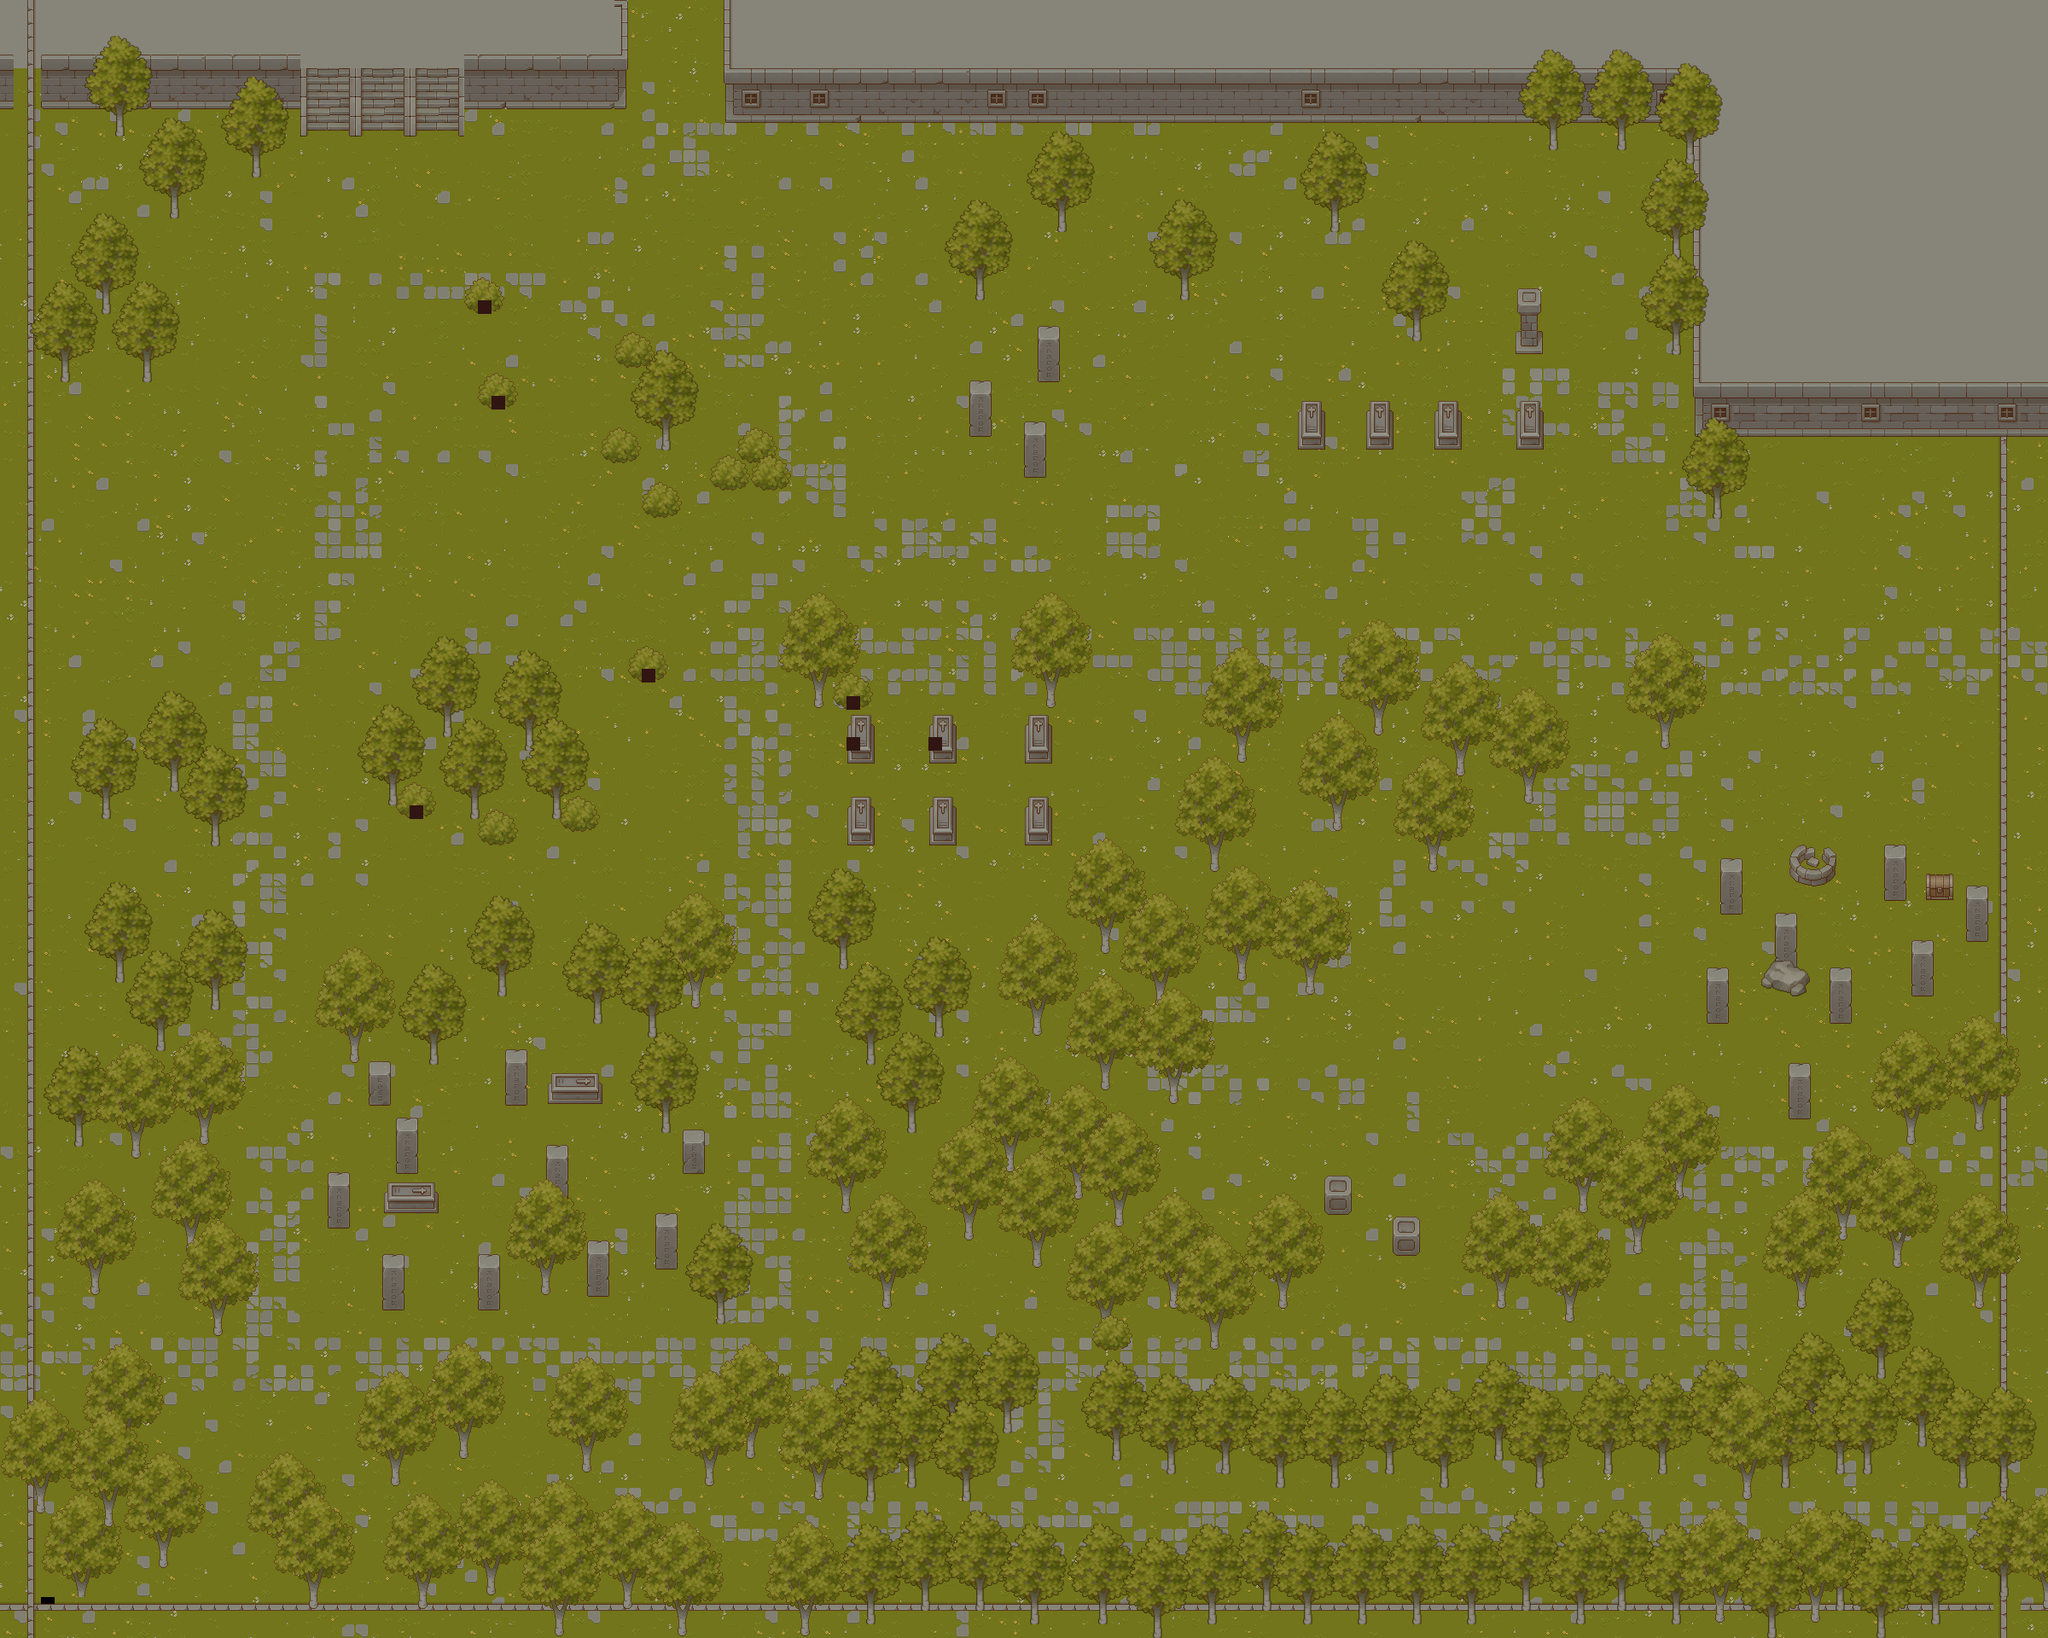

A level layout from a 2D game, rendered from its tile map. Below: a short description, then the map file with tile-grid data replaced by summaries:
An orthogonal 150x120 tile map with 16x16 px tiles, 6 tile layers (Tile Layer 4, object, Tile Layer 3, player, ...), 1 hidden layer not drawn, 8 tilesets.

<map version="1.10" tiledversion="1.10.2" orientation="orthogonal" renderorder="right-down" width="150" height="120" tilewidth="16" tileheight="16" infinite="0" nextlayerid="16" nextobjectid="1">
 <editorsettings>
  <export target="map..csv" format="csv" />
 </editorsettings>
 <tileset firstgid="1" source="TX Tileset Grass.tsx" />
 <tileset firstgid="257" source="TX Struct.tsx" />
 <tileset firstgid="1281" source="object.tsx" />
 <tileset firstgid="1312" source="bushes.tsx" />
 <tileset firstgid="1317" source="TX Props.tsx" />
 <tileset firstgid="2341" source="TX Tileset Wall.tsx" />
 <tileset firstgid="3365" source="TX Tileset Stone Ground.tsx" />
 <tileset firstgid="3621" source="TX Shadow.tsx" />
 <layer id="1" width="150" height="120">
  <data>[18000 cells, 18000 non-empty, 135 distinct tile ids]</data>
 </layer>
 <layer id="12" name="Tile Layer 4" width="150" height="120">
  <data>[18000 cells, 475 non-empty, 15 distinct tile ids]</data>
 </layer>
 <layer id="10" name="object" width="150" height="120">
  <data>[18000 cells, 928 non-empty, 108 distinct tile ids]</data>
 </layer>
 <layer id="11" name="Tile Layer 3" width="150" height="120">
  <data>[18000 cells, 204 non-empty, 47 distinct tile ids]</data>
 </layer>
 <layer id="13" name="collisions" width="150" height="120" visible="0">
  <data>[18000 cells, 943 non-empty, 2 distinct tile ids]</data>
 </layer>
 <layer id="14" name="player" width="150" height="120">
  <data>[18000 cells, 1 non-empty, 1 distinct tile ids]</data>
 </layer>
 <layer id="15" name="staticBOOs" width="150" height="120">
  <data>[18000 cells, 7 non-empty, 1 distinct tile ids]</data>
 </layer>
</map>
